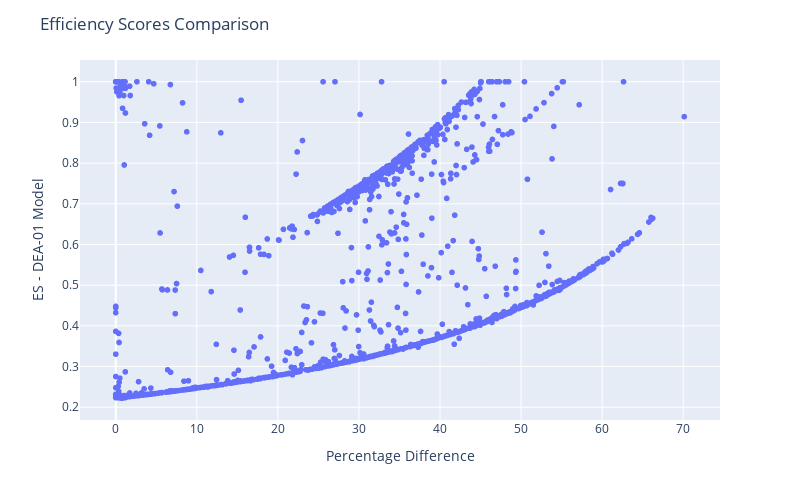

Notebook code cell kept with this figure:
### Code cell
fig = px.scatter(df_res, y="Efficiency_Scores_Basic", x="Diff_Perc",
                 hover_data=["Efficiency_Scores_Basic", "Diff_Perc"] + [df_res.index])

fig.update_traces(line_color='lightgreen', line_width=3)

fig.update_layout(
    autosize=False,
    width=800,
    height=500,
    title_text=f"Efficiency Scores Comparison",
    yaxis_title="ES - DEA-01 Model",
    xaxis_title="Percentage Difference"
)

fig.show()

### Figure 1 — Plotly figure (JSON) as saved in the notebook; plotly's stock layout.template omitted (floating-point values rounded to 4 significant figures; data arrays with more than 128 entries replaced by an {"elided": "..."} marker saying what was removed)
{"data": [{"customdata": {"elided": "1644x1 str values"}, "hovertemplate": "Diff_Perc=%{x}<br>Efficiency_Scores_Basic=%{y}<br>index=%{customdata[0]}<extra></extra>", "legendgroup": "", "line": {"color": "lightgreen", "width": 3}, "marker": {"color": "#636efa", "symbol": "circle"}, "mode": "markers", "name": "", "showlegend": false, "type": "scattergl", "x": {"elided": "1644 float values"}, "xaxis": "x", "y": {"elided": "1644 float values"}, "yaxis": "y"}], "layout": {"autosize": false, "height": 500, "legend": {"tracegroupgap": 0}, "margin": {"t": 60}, "title": {"text": "Efficiency Scores Comparison"}, "width": 800, "xaxis": {"anchor": "y", "autorange": true, "domain": [0, 1], "range": [-4.41, 74.54], "title": {"text": "Percentage Difference"}, "type": "linear"}, "yaxis": {"anchor": "x", "autorange": true, "domain": [0, 1], "range": [0.1685, 1.053], "title": {"text": "ES - DEA-01 Model"}, "type": "linear"}}}
